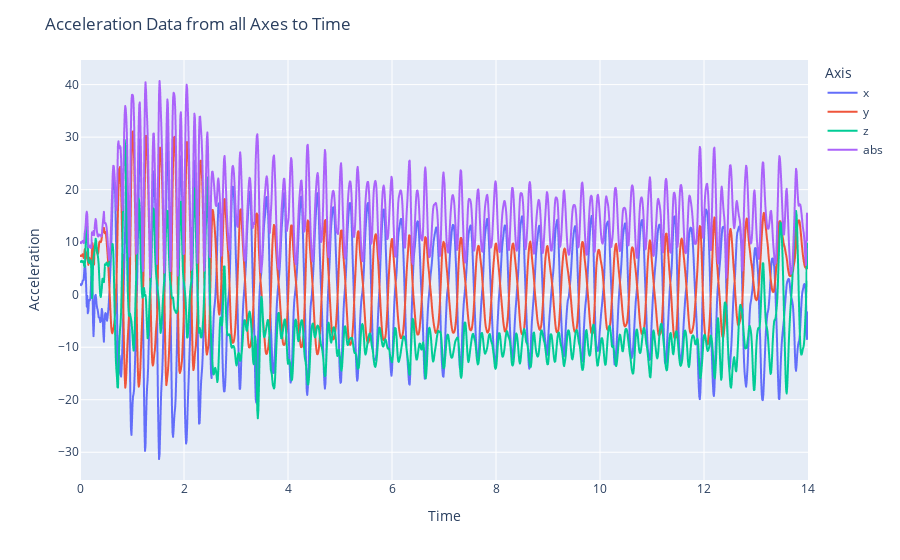
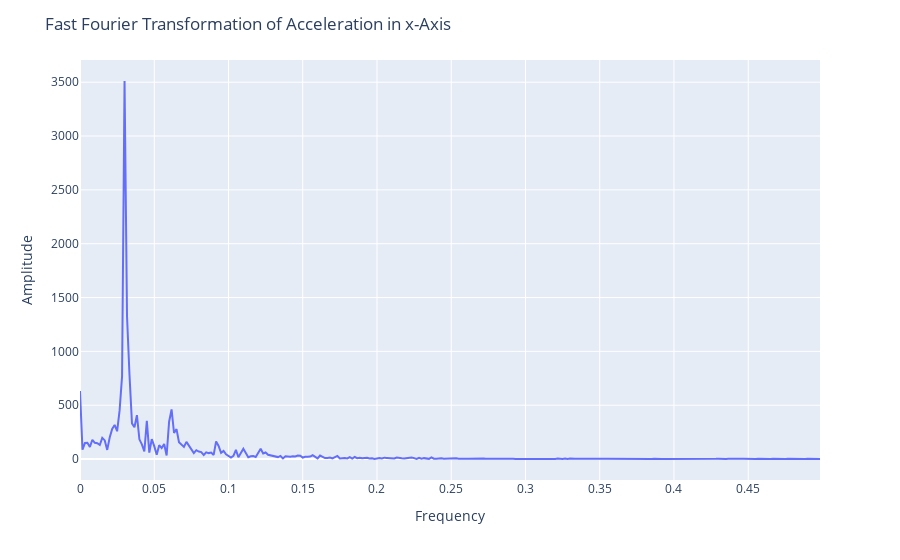

Notebook source saved alongside these figures, in order:
### Markdown cell above
## Shaking Dataset

### Code cell
# read data
shaking1 = pd.read_csv("Shaking1/Raw Data.csv")

# wrangle data
shaking1 = wrangle_phyphox_data(shaking1)

# plot data
fig = plot_movement(shaking1)
fig.show()

# get fft
_, _, fig = get_fft(shaking1, axis="x", timespan=(4, 10))
fig.show()

### Figure 1 — Plotly figure (JSON) as saved in the notebook; plotly's stock layout.template omitted (floating-point values rounded to 4 significant figures; data arrays with more than 128 entries replaced by an {"elided": "..."} marker saying what was removed)
{"data": [{"hovertemplate": "variable=x<br>time=%{x}<br>value=%{y}<extra></extra>", "legendgroup": "x", "line": {"color": "#636efa", "dash": "solid"}, "marker": {"symbol": "circle"}, "mode": "lines", "name": "x", "showlegend": true, "type": "scattergl", "x": {"elided": "1400 float values"}, "xaxis": "x", "y": {"elided": "1400 float values"}, "yaxis": "y"}, {"hovertemplate": "variable=y<br>time=%{x}<br>value=%{y}<extra></extra>", "legendgroup": "y", "line": {"color": "#EF553B", "dash": "solid"}, "marker": {"symbol": "circle"}, "mode": "lines", "name": "y", "showlegend": true, "type": "scattergl", "x": {"elided": "1400 float values"}, "xaxis": "x", "y": {"elided": "1400 float values"}, "yaxis": "y"}, {"hovertemplate": "variable=z<br>time=%{x}<br>value=%{y}<extra></extra>", "legendgroup": "z", "line": {"color": "#00cc96", "dash": "solid"}, "marker": {"symbol": "circle"}, "mode": "lines", "name": "z", "showlegend": true, "type": "scattergl", "x": {"elided": "1400 float values"}, "xaxis": "x", "y": {"elided": "1400 float values"}, "yaxis": "y"}, {"hovertemplate": "variable=abs<br>time=%{x}<br>value=%{y}<extra></extra>", "legendgroup": "abs", "line": {"color": "#ab63fa", "dash": "solid"}, "marker": {"symbol": "circle"}, "mode": "lines", "name": "abs", "showlegend": true, "type": "scattergl", "x": {"elided": "1400 float values"}, "xaxis": "x", "y": {"elided": "1400 float values"}, "yaxis": "y"}], "layout": {"legend": {"title": {"text": "Axis"}, "tracegroupgap": 0}, "margin": {"t": 60}, "title": {"text": "Acceleration Data from all Axes to Time"}, "xaxis": {"anchor": "y", "domain": [0, 1], "title": {"text": "Time"}}, "yaxis": {"anchor": "x", "domain": [0, 1], "title": {"text": "Acceleration"}}}}

### Figure 2 — Plotly figure (JSON) as saved in the notebook; plotly's stock layout.template omitted (floating-point values rounded to 4 significant figures; data arrays with more than 128 entries replaced by an {"elided": "..."} marker saying what was removed)
{"data": [{"hovertemplate": "x=%{x}<br>y=%{y}<extra></extra>", "legendgroup": "", "line": {"color": "#636efa", "dash": "solid"}, "marker": {"symbol": "circle"}, "mode": "lines", "name": "", "orientation": "v", "showlegend": false, "type": "scatter", "x": {"elided": "300 float values"}, "xaxis": "x", "y": {"elided": "300 float values"}, "yaxis": "y"}], "layout": {"legend": {"tracegroupgap": 0}, "margin": {"t": 60}, "title": {"text": "Fast Fourier Transformation of Acceleration in x-Axis"}, "xaxis": {"anchor": "y", "domain": [0, 1], "title": {"text": "Frequency"}}, "yaxis": {"anchor": "x", "domain": [0, 1], "title": {"text": "Amplitude"}}}}
